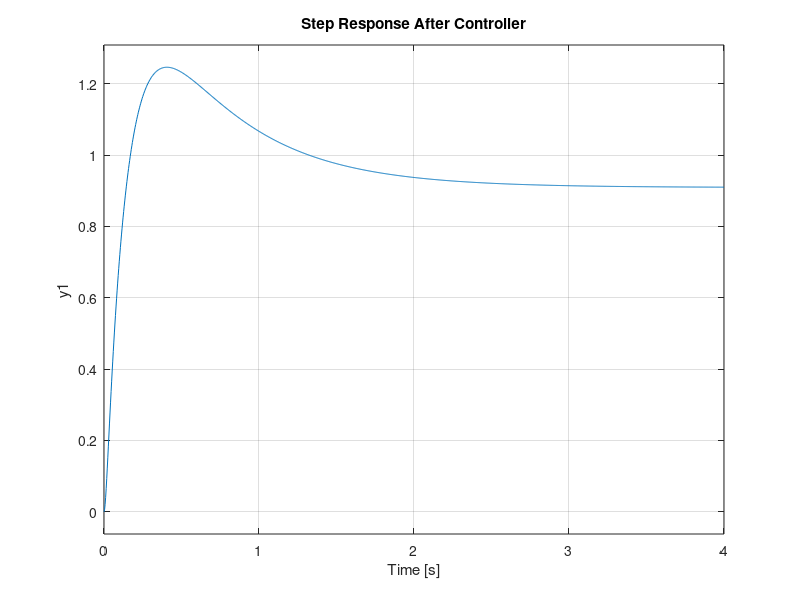

Source code (MATLAB):
clc
s = tf('s');
G = 1/(s-1)^2;
subplot(2,1,1)
step(G)
title('Step Response Before Controller')
Gc = 1000*(s+1)/(s+100);
sys = feedback(G*Gc, 1);
subplot(2,1,2)
step(sys)
title('Step Response After Controller')